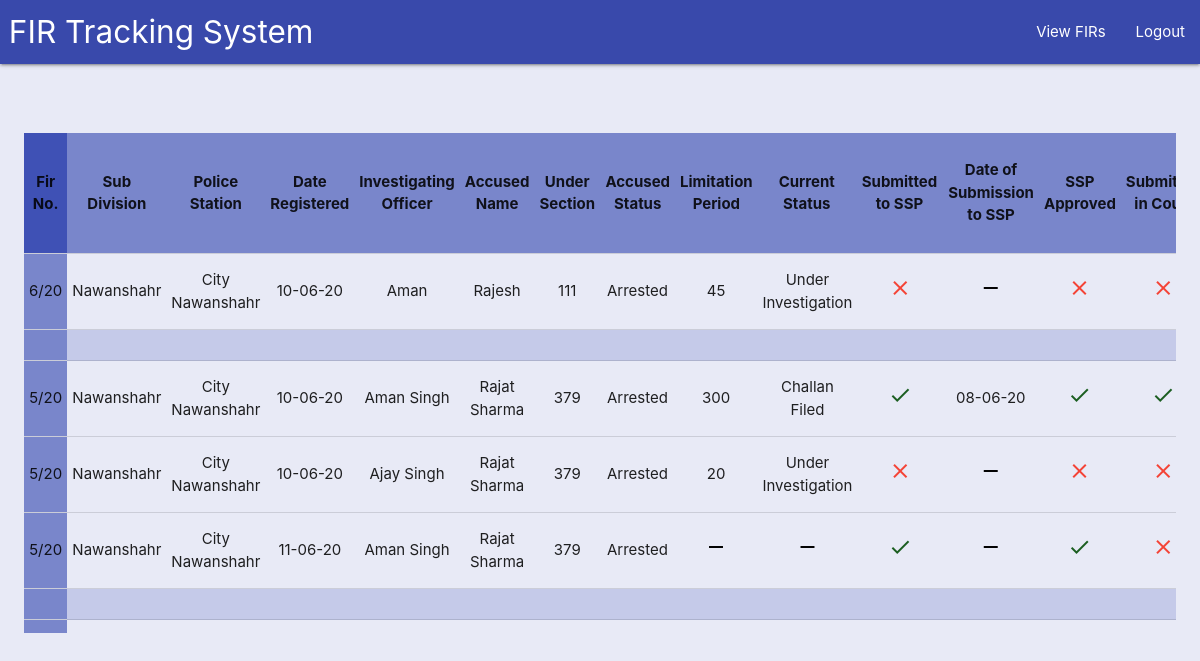
The app's page /fir/list_firs_court/ (signed in) with its own data.
### fir/models.py (models this page shows, shortened)
class FIR(models.Model):
    PHASE_CHOICES=[(1,1),(2,2),(3,3)]
    ACCUSED_STATUS_CHOICES = [('arrested','Arrested'),('not_arrested','Not Arrested'),('po','PO')]
    CURRENT_STATUS_CHOICES = [('under_investigation','Under Investigation'),('challan_filed','Challan Filed'),('untraced','Untraced'),('cancelled','Cancelled')]
    COURT_STATUS_CHOICES = [('pending','Pending'),('accepted','Accepted'),('reinvestigation','Reinvestigation')]
    sub_division = models.ForeignKey("location.SubDivision", related_name='firs', on_delete=models.CASCADE)
    police_station = models.ForeignKey("location.PoliceStation", related_name='firs', on_delete=models.CASCADE)
    fir_no = models.CharField(max_length=50)
    phase = models.PositiveIntegerField(choices=PHASE_CHOICES)
    date_created = models.DateField(auto_now=True)
    io_name = models.CharField(max_length=50, blank=True, null=True)
    accused_name = models.TextField(blank=True, null=True)
    under_section = models.CharField(max_length=50, blank=True, null=True)
    accused_status = models.CharField(max_length=50, choices=ACCUSED_STATUS_CHOICES, blank=True, null=True)
    limitation_period = models.PositiveIntegerField(blank=True, null=True)
    current_status = models.CharField(max_length=50, choices=CURRENT_STATUS_CHOICES, blank=True, null=True)
    put_in_ssp_office = models.BooleanField(default=False)
    put_in_ssp_office_date = models.DateField(blank=True, null=True)
    ssp_approved = models.BooleanField(default=False)
    put_in_court = models.BooleanField(default=False)
    put_in_court_date = models.DateField(blank=True, null=True)
    received_in_court = models.BooleanField(default=False)
    received_in_court_date = models.DateField(blank=True, null=True)
    court_status = models.CharField(max_length=50, choices=COURT_STATUS_CHOICES, blank=True,  null=True)
    reverted_by_court_date = models.DateField(blank=True,  null=True)
    received_from_court_date = models.DateField(blank=True,  null=True)
    appointed_io = models.CharField(max_length=50, blank=True,  null=True)
    class Meta():
        unique_together = ['sub_division', 'police_station', 'fir_no', 'phase']
        ordering = ['sub_division', 'police_station', '-fir_no', 'phase']
        verbose_name = 'FIR'
        verbose_name_plural = 'FIRs'

### location/models.py (models this page shows)
class SubDivision(models.Model):
    name = models.CharField(max_length=50)
    def __str__(self):
        return self.name

class PoliceStation(models.Model):
    sub_division = models.ForeignKey("location.SubDivision", related_name='police_stations',on_delete=models.CASCADE)
    name = models.CharField(max_length=50)
    def __str__(self):
        return self.name

### fir/views.py (the view, shortened to what this page needs)
# urls.py: path('list_firs_court/', views.list_firs_court_view, name='list_firs_court'),
@login_required
def list_firs_court_view(request):
    court_record_keepers = [u['user'] for u in acc_models.CourtRecordKeeper.objects.all().values('user')]
    if request.user.pk in court_record_keepers:
        fir_list = models.FIR.objects.all().filter(police_station__exact=acc_models.CourtRecordKeeper.objects.get(user__pk__exact=request.user.pk).police_station)
        page = request.GET.get('page', 1)
        paginator = Paginator(fir_list, 60)
        try:
            firs = paginator.page(page)
        except PageNotAnInteger:
            firs = paginator.page(1)
        except EmptyPage:
            firs = paginator.page(paginator.num_pages)
        return render(request, 'fir/list_firs_court.html', {'fir_list':firs})
    else:
        return redirect('fault', fault='ACCESS DENIED!')

### account/context_preprocessors.py (called while the page is built)
def UserList(request):
    police_station_record_keepers = [u['user'] for u in models.PoliceStationRecordKeeper.objects.all().values('user')]
    court_record_keepers = [u['user'] for u in models.CourtRecordKeeper.objects.all().values('user')]
    dsp_record_keepers = [u['user'] for u in models.DSPRecordKeeper.objects.all().values('user')]
    vrk_record_keepers = [u['user'] for u in models.VRKRecordKeeper.objects.all().values('user')]
    ssp_record_keepers = [u['user'] for u in models.SSPRecordKeeper.objects.all().values('user')]
    return {'police_station_record_keepers':police_station_record_keepers,
            'court_record_keepers':court_record_keepers,
            'dsp_record_keepers':dsp_record_keepers,
            'vrk_record_keepers':vrk_record_keepers,
            'ssp_record_keepers':ssp_record_keepers,
            }

### fir/templatetags/templatetag.py (called while the page is built)
@register.filter
def is_last_phase(pk):
    fir_object = models.FIR.objects.get(pk__exact=pk)
    fir_phase = fir_object.phase
    fir_phase_list = models.FIR.objects.all().filter(fir_no__exact=fir_object.fir_no, police_station__exact=fir_object.police_station, sub_division__exact=fir_object.sub_division)
    if fir_phase==len(fir_phase_list):
        return True
    else:
        return False

### fir/templates/fir/list_firs_court.html (shortened to what this page needs)
{% extends 'base.html' %}
{% load static %}
{% load widget_tweaks %}
{% load templatetag %}
{% block head %}
    <link rel="stylesheet" href="{% static 'css/list_css.css' %}">
{% endblock %}
{% block content %}
    <br><br>
    {% include 'fir/_firs_list.html' %}
{% endblock content %}

### fir/templates/fir/_firs_list.html (shortened to what this page needs)
{% load templatetag %}
<div class="table_wrapper" data-fl-scrolls>
    <table class="centered responsive-table table_div highlight">
        <thead class="indigo lighten-2">
            <tr>
                <th>Fir No.</th>
                <th>Sub Division</th>
                <th>Police Station</th>
                <th>Date Registered</th>
                <th>Investigating Officer</th>
                <th>Accused Name</th>
                <th>Under Section</th>
                <th>Accused Status</th>
                <th>Limitation Period</th>
                <th>Current Status</th>
                <th>Submitted to SSP</th>
                <th>Date of Submission to SSP</th>
                <th>SSP Approved</th>
                <th>Submitted in Court</th>
            </tr>
        </thead>
        <tbody>
            {% for fir in fir_list %}
                <tr>
                    <td>{{fir.fir_no}}</td>
                    <td>{{fir.sub_division}}</td>
                    <td>{{fir.police_station}}</td>
                    <td>{{fir.date_created|date:'d-m-y'}}</td>
                    {% if fir.io_name %}
                        <td>{{fir.io_name}}</td>
                    {% else %}
                        <td><i class="material-icons black-text">remove</i></td>
                    {% endif %}
                    {% if fir.accused_name %}
                        <td>{{fir.accused_name}}</td>
                    {% else %}
                        <td><i class="material-icons black-text">remove</i></td>
                    {% endif %}
                    {% if fir.under_section %}
                        <td>{{fir.under_section}}</td>
                    {% else %}
                        <td><i class="material-icons black-text">remove</i></td>
                    {% endif %}
                    {% if fir.accused_status == "arrested" %}
                        <td>Arrested</td>
                    {% elif fir.accused_status == "not_arrested" %}
                        <td>Not-Arrested</td>
                    {% elif fir.accused_status == "po" %}
                        <td>P.O.</td>
                    {% else %}
                        <td><i class="material-icons black-text">remove</i></td>
                    {% endif %}
                    {% if fir.limitation_period %}
                        <td>{{fir.limitation_period}}</td>
                    {% else %}
                        <td><i class="material-icons black-text">remove</i></td>
                    {% endif %}
                    {% if fir.current_status == "challan_filed" %}
                        <td>Challan Filed</td>
                    {% elif fir.current_status == "untraced" %}
                        <td>Untraced</td>
                    {% elif fir.current_status == "under_investigation" %}
                        <td>Under Investigation</td>
                    {% elif fir.current_status == "cancelled" %}
                        <td>Cancelled</td>
                    {% else %}
                        <td><i class="material-icons black-text">remove</i></td>
                    {% endif %}
                    {% if fir.put_in_ssp_office %}
                        <td><i class="material-icons green-text text-darken-4">check</i></td>
                    {% else %}
                        <td><i class="material-icons red-text">close</i></td>
                    {% endif %}
                    {% if fir.put_in_ssp_office_date %}
                        <td>{{fir.put_in_ssp_office_date|date:'d-m-y'}}</td>
                    {% else %}
                        <td><i class="material-icons black-text">remove</i></td>
                    {% endif %}
                    {% if fir.ssp_approved %}
                        <td><i class="material-icons green-text text-darken-4">check</i></td>
                    {% else %}
                        <td><i class="material-icons red-text">close</i></td>
                    {% endif %}
                    {% if fir.put_in_court %}
                        <td><i class="material-icons green-text text-darken-4">check</i></td>
                    {% else %}
                        <td><i class="material-icons red-text">close</i></td>
                    {% endif %}
                </tr>
                {% if fir.pk|is_last_phase %}
                    <tr class="indigo lighten-4">
                        <td></td><td></td><td></td><td></td><td></td><td></td><td></td><td></td><td></td><td></td><td></td><td></td><td></td><td></td><td></td><td></td><td></td><td></td><td></td><td></td><td></td><td></td>
                    </tr>
                {% endif %}
            {% endfor %}
        </tbody>
    </table>
</div>

### static/css/list_css.css (style rules this page uses)
.table_wrapper { overflow-x: scroll; overflow-y: auto; max-height: 500px; margin: 2%; }
th { position: sticky !important; top: 0; background-color: #7986cb; z-index: 2; border-radius: 0; }
td { border-radius: 0; }
tr td:nth-child(1) { background-color: #7986cb; position: sticky !important; left: 0; }
tr th:nth-child(1) { background-color: #3f51b5; position: sticky !important; left: 0; z-index: 3; }

### records on screen
FIR: fir_no "6/20", sub_division "Nawanshahr", police_station "City Nawanshahr", date_created "10-06-20", io_name "Aman", accused_name "Rajesh", under_section "111", accused_status "Arrested", limitation_period "45", shows "Under Investigation", put_in_ssp_office False (drawn), ssp_approved False (drawn), put_in_court False (drawn)
FIR: fir_no "5/20", sub_division "Nawanshahr", police_station "City Nawanshahr", date_created "10-06-20", io_name "Aman Singh", accused_name "Rajat Sharma", under_section "379", accused_status "Arrested", limitation_period "300", current_status "Challan Filed", put_in_ssp_office True (drawn), put_in_ssp_office_date "08-06-20", ssp_approved True (drawn), put_in_court True (drawn)
FIR: fir_no "5/20", sub_division "Nawanshahr", police_station "City Nawanshahr", date_created "10-06-20", io_name "Ajay Singh", accused_name "Rajat Sharma", under_section "379", accused_status "Arrested", limitation_period "20", shows "Under Investigation", put_in_ssp_office False (drawn), ssp_approved False (drawn), put_in_court False (drawn)
FIR: fir_no "5/20", sub_division "Nawanshahr", police_station "City Nawanshahr", date_created "11-06-20", io_name "Aman Singh", accused_name "Rajat Sharma", under_section "379", accused_status "Arrested", put_in_ssp_office True (drawn), ssp_approved True (drawn), put_in_court False (drawn)
